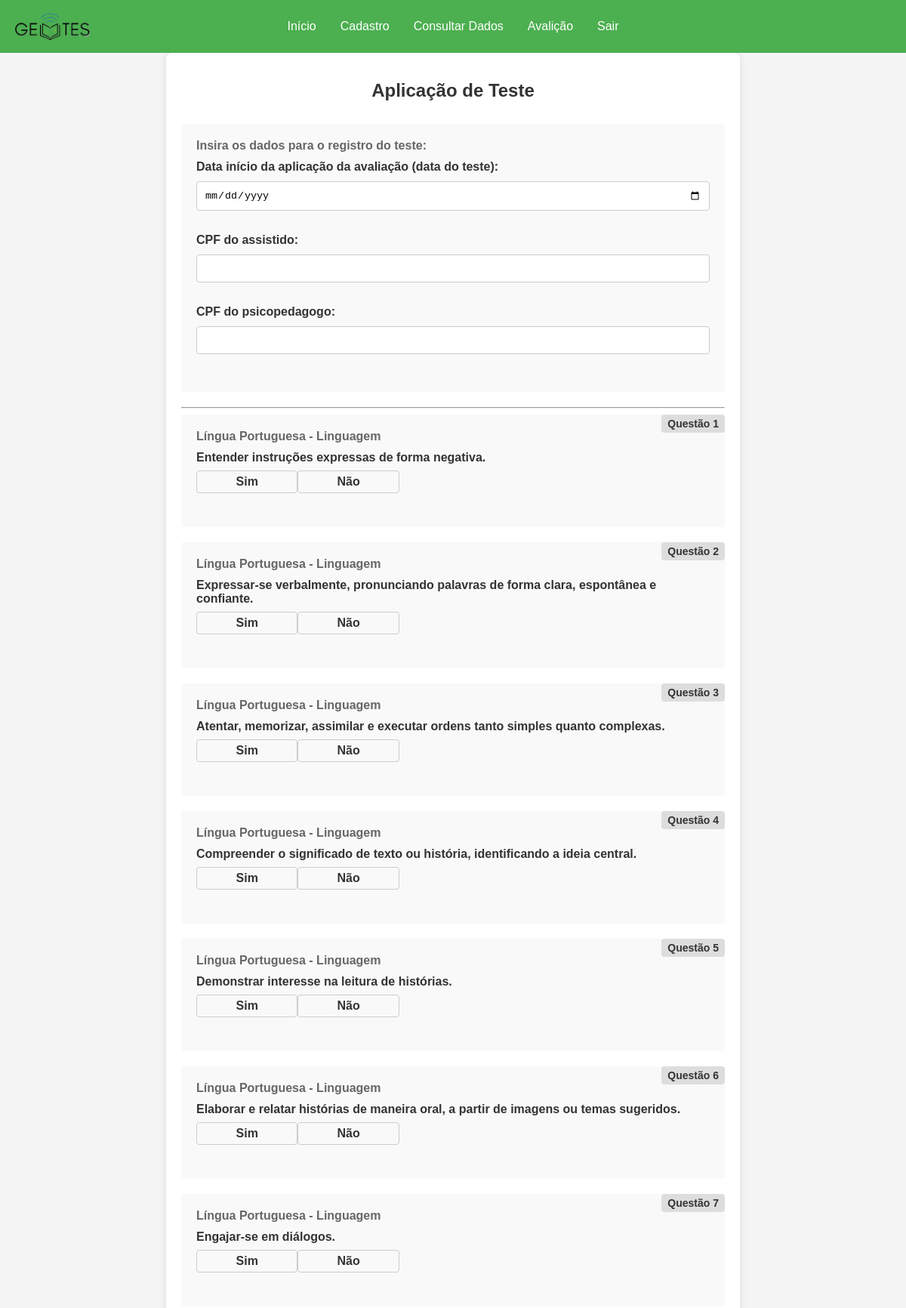
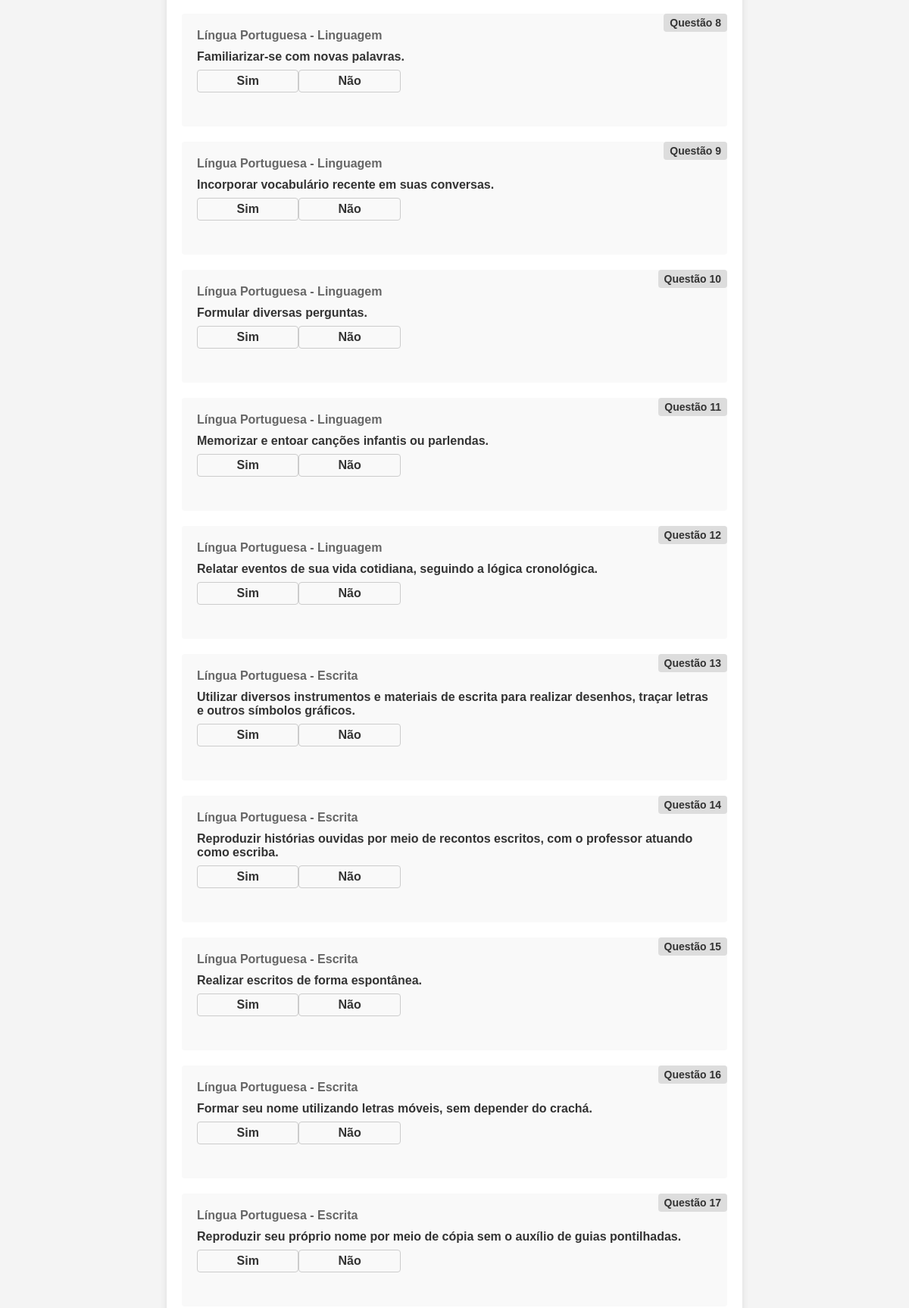
/pages/teste.php (signed in, upper part), run on the app's committed database (2 pictures, top to bottom).
### htdocs/pages/teste.php (the view, shortened to what this page needs)
<body>
<body>
    <div class="container">
        <h1>Aplicação de Teste</h1>
        <form method="POST" action="../avaliacao/processar_teste.php">
            <div class="section">
                <div class="section-title">Insira os dados para o registro do teste:</div>
                <div class="form-group">
                    <label for="data_aplicacao">Data início da aplicação da avaliação (data do teste):</label>
                    <input type="date" id="data_aplicacao" name="data_aplicacao" required>
                </div>
                <div class="form-group">
                    <label for="cpf_assistido">CPF do assistido:</label>
                    <input type="text" id="cpf_assistido" name="cpf_assistido" required>
                </div>
                <div class="form-group">
                    <label for="cpf_psicopedagogo">CPF do psicopedagogo:</label>
                    <input type="text" id="cpf_psicopedagogo" name="cpf_psicopedagogo" required>
                </div>
            </div>
            <hr>
            <?php
            $banco_dados = new Database;
            $conexao = $banco_dados->abrir_conexao();
            $sql = "SELECT id, area_conhecimento, questao FROM questões";
            $result = $conexao->query($sql);
            if ($result->num_rows > 0) {
                $numero_questao = 1;
                while ($row = $result->fetch_assoc()) {
                    echo '<div class="section">';
                    echo '<div class="section-title">' . htmlspecialchars($row['area_conhecimento']) . '</div>';
                    echo '<div class="form-group">';
                    echo '<label for="questao_' . $row['id'] . '">' . htmlspecialchars($row['questao']) . '</label>';
                    echo '<div class="radio-group">';
                    echo '<label for="resposta_' . $row['id'] . '_1">Sim</label>';
                    echo '<label for="resposta_' . $row['id'] . '_2">Não</label>';
                    echo '</div>';
                    echo '<div class="questao-numero">Questão ' . $numero_questao . '</div>';
                    echo '</div>';
                    echo '</div>';
                    $numero_questao++;
                }
            } else {
                echo "Não foram encontradas questões.";
            }
            ?>
        </form>
    </div>
</body>

### htdocs/view/style.css (style rules this page uses)
body { font-family: Arial, sans-serif; margin: 0; padding: 0; background-color: #f5f5f5; }
header { background-color: #4CAF50; color: white; padding: 20px; text-align: center; position: relative; }
header img { max-width: 100px; position: absolute; left: 20px; top: 50%; transform: translateY(-50%); }
header nav { display: flex; justify-content: center; padding: 5px; }
header nav button { background: none; border: none; margin: 0 10px; cursor: pointer; color: white; font-size: 16px; transition: opacity 0.3s ease; }
h1 { margin-bottom: 20px; }
input, textarea { width: 100%; padding: 8px; margin-top: 5px; margin-bottom: 10px; box-sizing: border-box; border: 1px solid #ccc; border-radius: 3px; }

### htdocs/pages/teste.php (style rules this page uses)
body { font-family: Arial, sans-serif; margin: 0; padding: 0; background-color: #f4f4f4; color: #333; }
.container { width: 60%; margin: 0 auto; padding: 20px; background-color: #fff; border-radius: 8px; box-shadow: 0 0 10px rgba(0, 0, 0, 0.1); }
h1 { text-align: center; margin-bottom: 30px; font-size: 24px; }
.section { background-color: #f9f9f9; border-radius: 4px; padding: 20px; margin-bottom: 20px; position: relative; }
.section-title { font-weight: bold; margin-bottom: 10px; font-size: 16px; color: #666; }
.form-group { margin-bottom: 20px; }
.form-group label { font-weight: bold; display: block; margin-bottom: 5px; }
.form-group input, .form-group select { width: 100%; padding: 10px; border-radius: 4px; border: 1px solid #ccc; }
.radio-group { display: flex; justify-content: flex-start; margin-top: 8px; }
.radio-group label { flex-basis: 18%; text-align: center; cursor: pointer; padding: 5px; border-radius: 4px; border: 1px solid #ccc; transition: background-color 0.3s; }
.questao-numero { position: absolute; top: 0; right: 0; background-color: #ddd; padding: 4px 8px; border-radius: 4px; font-size: 14px; font-weight: bold; }

### data on the page
questões: area_conhecimento "Língua Portuguesa - Linguagem", questao "Entender instruções expressas de forma negativa."
questões: area_conhecimento "Língua Portuguesa - Linguagem", questao "Expressar-se verbalmente, pronunciando palavras de forma clara, espontânea e confiante."
questões: area_conhecimento "Língua Portuguesa - Linguagem", questao "Atentar, memorizar, assimilar e executar ordens tanto simples quanto complexas."
questões: area_conhecimento "Língua Portuguesa - Linguagem", questao "Compreender o significado de texto ou história, identificando a ideia central."
questões: area_conhecimento "Língua Portuguesa - Linguagem", questao "Demonstrar interesse na leitura de histórias."
questões: area_conhecimento "Língua Portuguesa - Linguagem", questao "Elaborar e relatar histórias de maneira oral, a partir de imagens ou temas sugeridos."
questões: area_conhecimento "Língua Portuguesa - Linguagem", questao "Engajar-se em diálogos."
questões: area_conhecimento "Língua Portuguesa - Linguagem", questao "Familiarizar-se com novas palavras."
questões: area_conhecimento "Língua Portuguesa - Linguagem", questao "Incorporar vocabulário recente em suas conversas."
questões: area_conhecimento "Língua Portuguesa - Linguagem", questao "Formular diversas perguntas."
questões: area_conhecimento "Língua Portuguesa - Linguagem", questao "Memorizar e entoar canções infantis ou parlendas."
questões: area_conhecimento "Língua Portuguesa - Linguagem", questao "Relatar eventos de sua vida cotidiana, seguindo a lógica cronológica."
questões: area_conhecimento "Língua Portuguesa - Escrita", questao "Utilizar diversos instrumentos e materiais de escrita para realizar desenhos, traçar letras e outros símbolos gráficos."
questões: area_conhecimento "Língua Portuguesa - Escrita", questao "Reproduzir histórias ouvidas por meio de recontos escritos, com o professor atuando como escriba."
questões: area_conhecimento "Língua Portuguesa - Escrita", questao "Realizar escritos de forma espontânea."
questões: area_conhecimento "Língua Portuguesa - Escrita", questao "Formar seu nome utilizando letras móveis, sem depender do crachá."
questões: area_conhecimento "Língua Portuguesa - Escrita", questao "Reproduzir seu próprio nome por meio de cópia sem o auxílio de guias pontilhadas."
